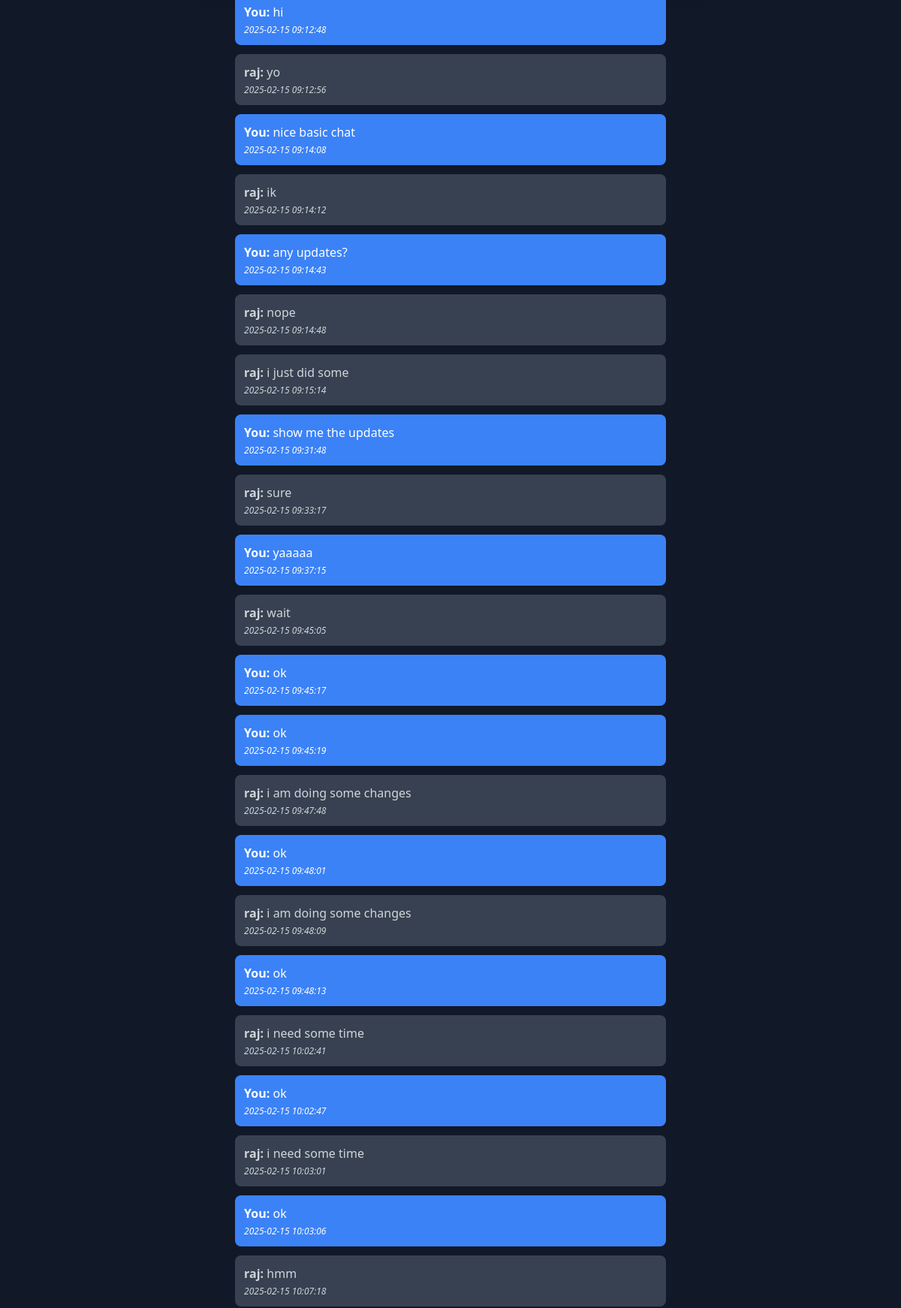
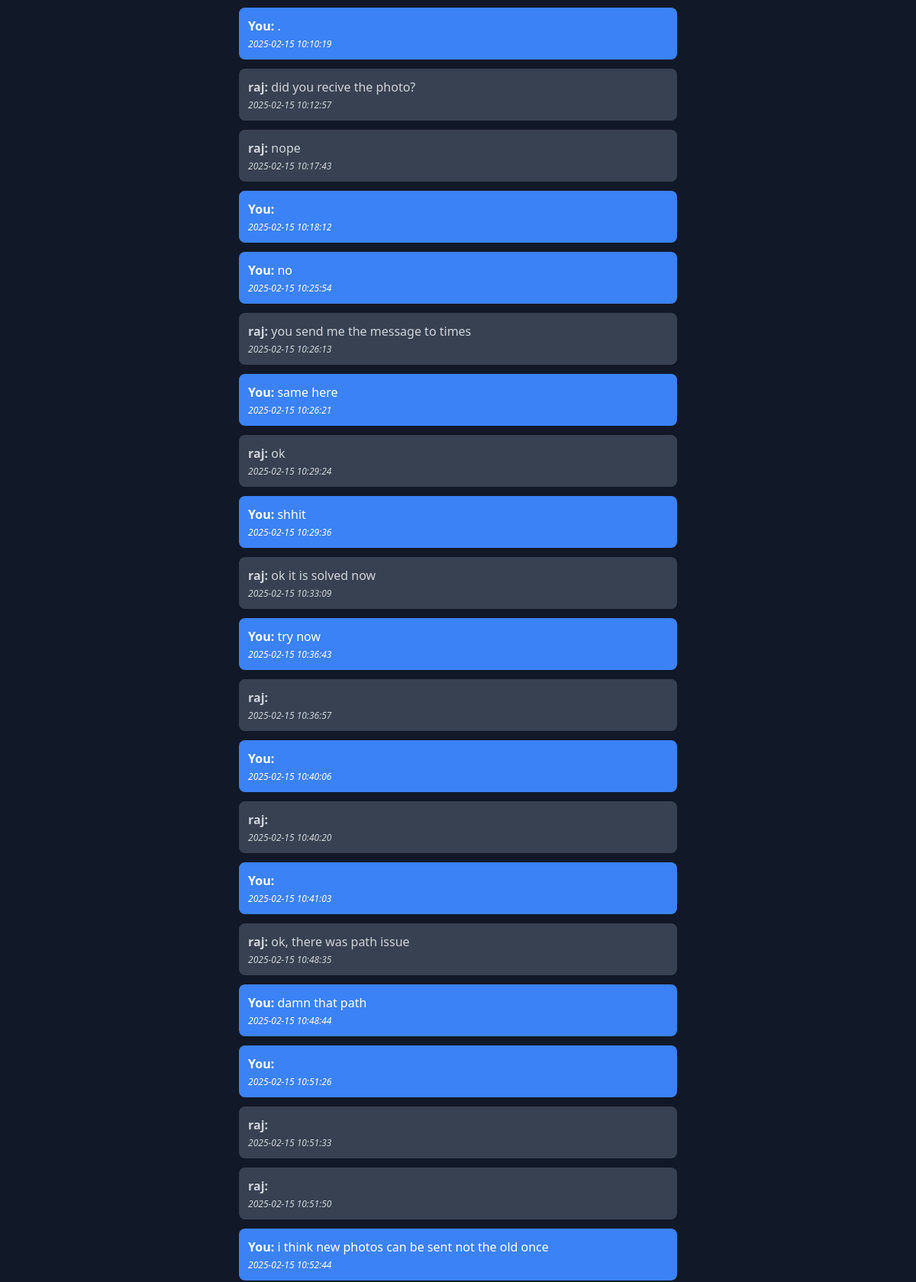
Screenshot of /message/raj (signed in, upper part) with the database file from the repository (2 pictures, top to bottom).
### app.py (models this page shows, shortened)
class User(db.Model):
    id = db.Column(db.Integer, primary_key=True)
    email = db.Column(db.String(120), unique=True, nullable=False)
    username = db.Column(db.String(80), unique=True, nullable=False)
    first_name = db.Column(db.String(50), nullable=False)
    last_name = db.Column(db.String(50), nullable=False)
    date_of_birth = db.Column(db.Date, nullable=False)
    password = db.Column(db.String(200), nullable=False)
    photo = db.Column(db.String(200), nullable=True)  # Store photo filename or path
    posts = db.relationship('Post', backref='author', lazy=True)
    comments = db.relationship('Comment', backref='user', lazy=True)

class Message(db.Model):
    id = db.Column(db.Integer, primary_key=True)
    sender_id = db.Column(db.Integer, db.ForeignKey('user.id'), nullable=False)
    receiver_id = db.Column(db.Integer, db.ForeignKey('user.id'), nullable=False)  # ✅ Make sure this is present
    content = db.Column(db.Text, nullable=True)  # Message text
    attachment = db.Column(db.String(200), nullable=True)  # Filename
    attachment_type = db.Column(db.String(50), nullable=True)  # 'photo', 'video', 'audio'
    timestamp = db.Column(db.DateTime, default=datetime.datetime.utcnow)
    sender = db.relationship('User', foreign_keys=[sender_id], backref='sent_messages')
    receiver = db.relationship('User', foreign_keys=[receiver_id], backref='received_messages')

### app.py (the view)
@app.route('/message/<username>')
def message_page(username):
    token = request.cookies.get('token')
    if not token:
        return redirect(url_for('login'))
    try:
        decoded_token = jwt.decode(token, app.config['SECRET_KEY'], algorithms=["HS256"])
        current_user = User.query.filter_by(username=decoded_token['user']).first()
        receiver = User.query.filter_by(username=username).first()
        if not receiver:
            return "User not found", 404
        messages = Message.query.filter(
            ((Message.sender_id == current_user.id) & (Message.receiver_id == receiver.id)) |
            ((Message.sender_id == receiver.id) & (Message.receiver_id == current_user.id))
        ).order_by(Message.timestamp.asc()).all()
        return render_template('message.html', sender=current_user, receiver=receiver, messages=messages)
    except (jwt.ExpiredSignatureError, jwt.InvalidTokenError):
        return redirect(url_for('login'))

### app.py (called while the page is built)
@app.context_processor
def inject_user():
    return {'current_user': g.current_user}

@app.before_request
def load_current_user():
    token = request.cookies.get('token')
    if token:
        try:
            decoded_token = jwt.decode(token, app.config['SECRET_KEY'], algorithms=["HS256"])
            g.current_user = User.query.filter_by(username=decoded_token['user']).first()
        except (jwt.ExpiredSignatureError, jwt.InvalidTokenError):
            g.current_user = None
    else:
        g.current_user = None

### templates/message.html (shortened to what this page needs)
<!DOCTYPE html>
<html lang="en">
    <head>
        <script src="https://cdn.tailwindcss.com"></script>
    </head>
<body class="bg-gray-900 text-white flex flex-col items-center justify-center h-screen">
    <ul id="messages" class="space-y-3">
        {% for message in messages %}
            <li class="p-3 rounded-lg {% if message.sender.username == sender.username %}bg-blue-500 text-white self-end{% else %}bg-gray-700 text-gray-300 self-start{% endif %}">                <strong>{{ 'You' if message.sender.username == sender.username else message.sender.username }}:</strong>
                {{ message.content or '' }}
                <em class="text-xs block mt-1">{{ message.timestamp.strftime('%Y-%m-%d %H:%M:%S') }}</em>
            </li>
        {% endfor %}
    </ul>
</body>
</html>

### rows the page displays
Message: content "hi", timestamp "2025-02-15 09:12:48"
User: username "You"
Message: content "yo", timestamp "2025-02-15 09:12:56"
User: username.username "raj"
Message: content "nice basic chat", timestamp "2025-02-15 09:14:08"
Message: content "ik", timestamp "2025-02-15 09:14:12"
Message: content "any updates?", timestamp "2025-02-15 09:14:43"
Message: content "nope", timestamp "2025-02-15 09:14:48"
Message: content "i just did some", timestamp "2025-02-15 09:15:14"
Message: content "show me the updates", timestamp "2025-02-15 09:31:48"
Message: content "sure", timestamp "2025-02-15 09:33:17"
Message: content "yaaaaa", timestamp "2025-02-15 09:37:15"
Message: content "wait", timestamp "2025-02-15 09:45:05"
Message: content "ok", timestamp "2025-02-15 09:45:17"
Message: content "ok", timestamp "2025-02-15 09:45:19"
Message: content "i am doing some changes", timestamp "2025-02-15 09:47:48"
Message: content "ok", timestamp "2025-02-15 09:48:01"
Message: content "i am doing some changes", timestamp "2025-02-15 09:48:09"
Message: content "ok", timestamp "2025-02-15 09:48:13"
Message: content "i need some time", timestamp "2025-02-15 10:02:41"
Message: content "ok", timestamp "2025-02-15 10:02:47"
Message: content "i need some time", timestamp "2025-02-15 10:03:01"
Message: content "ok", timestamp "2025-02-15 10:03:06"
Message: content "hmm", timestamp "2025-02-15 10:07:18"
Message: content ".", timestamp "2025-02-15 10:10:19"
Message: content "did you recive the photo?", timestamp "2025-02-15 10:12:57"
Message: content "nope", timestamp "2025-02-15 10:17:43"
Message: timestamp "2025-02-15 10:18:12"
Message: content "no", timestamp "2025-02-15 10:25:54"
Message: content "you send me the message to times", timestamp "2025-02-15 10:26:13"
Message: content "same here", timestamp "2025-02-15 10:26:21"
Message: content "ok", timestamp "2025-02-15 10:29:24"
Message: content "shhit", timestamp "2025-02-15 10:29:36"
Message: content "ok it is solved now", timestamp "2025-02-15 10:33:09"
Message: content "try now", timestamp "2025-02-15 10:36:43"
Message: timestamp "2025-02-15 10:36:57"
Message: timestamp "2025-02-15 10:40:06"
Message: timestamp "2025-02-15 10:40:20"
Message: timestamp "2025-02-15 10:41:03"
Message: content "ok, there was path issue", timestamp "2025-02-15 10:48:35"
Message: content "damn that path", timestamp "2025-02-15 10:48:44"
Message: timestamp "2025-02-15 10:51:26"
Message: timestamp "2025-02-15 10:51:33"
Message: timestamp "2025-02-15 10:51:50"
Message: content "i think new photos can be sent not the old once", timestamp "2025-02-15 10:52:44"
